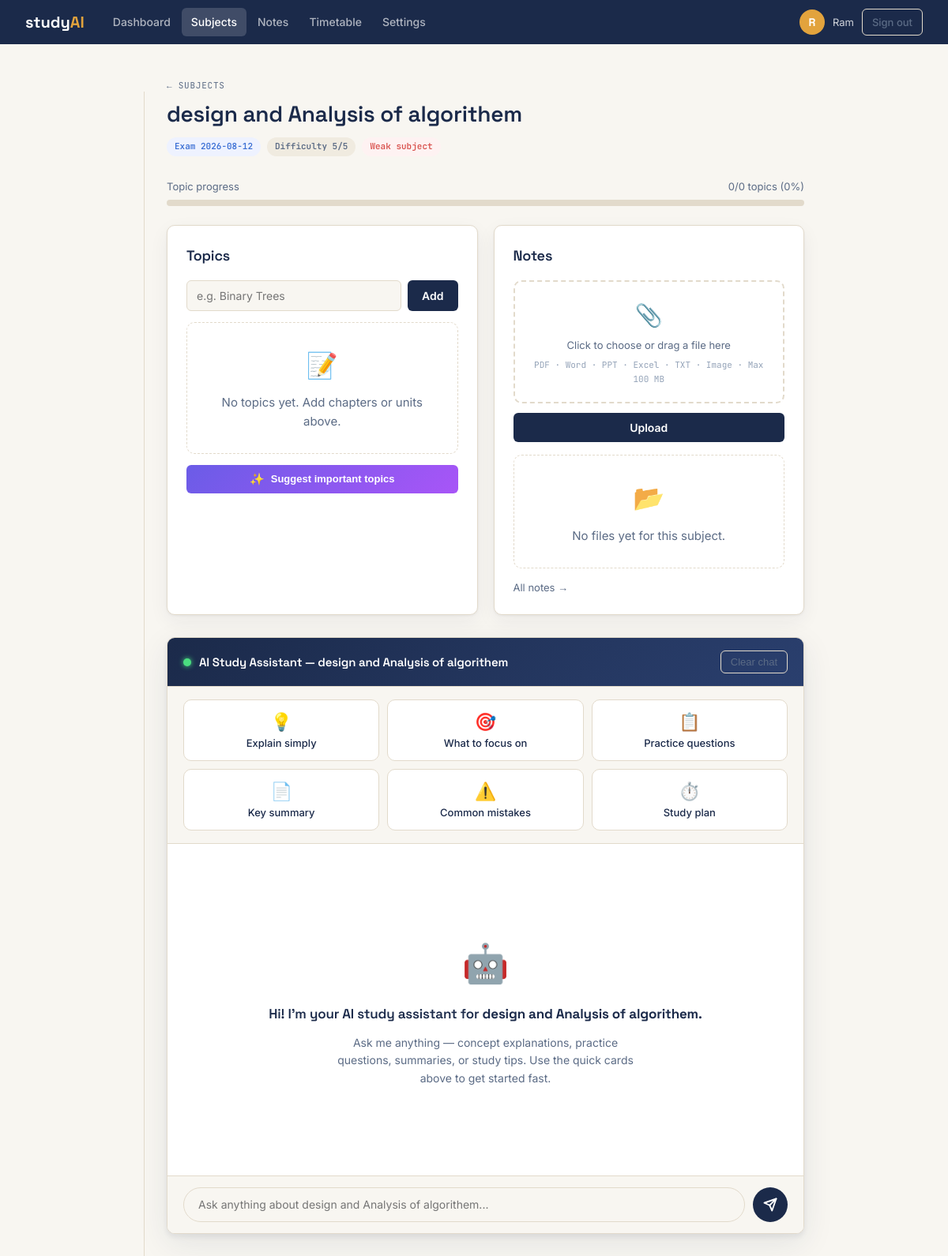
Page /subjects/2 (signed in) on the committed database.
### tables this page shows
CREATE TABLE users (
    id INTEGER PRIMARY KEY AUTOINCREMENT,
    username TEXT UNIQUE NOT NULL,
    email TEXT UNIQUE NOT NULL,
    password_hash TEXT NOT NULL,
    daily_study_hours REAL NOT NULL DEFAULT 4.0,
    created_at TIMESTAMP NOT NULL DEFAULT CURRENT_TIMESTAMP
);

CREATE TABLE subjects (
    id INTEGER PRIMARY KEY AUTOINCREMENT,
    user_id INTEGER NOT NULL,
    name TEXT NOT NULL,
    exam_date DATE NOT NULL,
    difficulty INTEGER NOT NULL DEFAULT 3,
    is_weak INTEGER NOT NULL DEFAULT 0,
    created_at TIMESTAMP NOT NULL DEFAULT CURRENT_TIMESTAMP,
    FOREIGN KEY (user_id) REFERENCES users (id)
);

### app.py (the view, shortened to what this page needs)
@app.route("/subjects/<int:sid>", methods=["GET","POST"])
@login_required
def subject_detail(sid):
    db = db_module.get_db()
    subject = db.execute("SELECT * FROM subjects WHERE id=? AND user_id=?", (sid, g.user["id"])).fetchone()
    if not subject:
        flash("Subject not found.", "error")
        return redirect(url_for("subjects"))
    topics = db.execute("SELECT * FROM topics WHERE subject_id=? ORDER BY created_at ASC", (sid,)).fetchall()
    notes  = db.execute("SELECT * FROM notes WHERE subject_id=? AND user_id=? ORDER BY uploaded_at DESC", (sid, g.user["id"])).fetchall()
    chat_history = db.execute(
        "SELECT * FROM chat_messages WHERE subject_id=? AND user_id=? ORDER BY created_at ASC LIMIT 50",
        (sid, g.user["id"])).fetchall()
    total = len(topics); done = sum(1 for t in topics if t["is_completed"])
    pct   = round((done/total)*100) if total else 0
    return render_template("subject_detail.html",
        subject=subject, topics=topics, notes=notes,
        chat_history=chat_history,
        total=total, completed=done, completion_percent=pct,
        today=date.today(), human_size=_human, type_label=TYPE_LABEL,
    )

### app.py (called while the page is built)
@app.before_request
def load_user():
    uid = session.get("user_id")
    g.user = db_module.get_db().execute("SELECT * FROM users WHERE id=?", (uid,)).fetchone() if uid else None

def login_required(view):
    @wraps(view)
    def wrapped(**kw):
        if g.user is None:
            flash("Please log in to continue.", "error")
            return redirect(url_for("login"))
        return view(**kw)
    return wrapped

### db.py (called while the page is built)
def get_db():
    if "db" not in g:
        g.db = sqlite3.connect(current_app.config["DATABASE"])
        g.db.row_factory = sqlite3.Row
        g.db.execute("PRAGMA foreign_keys = ON")
    return g.db

### templates/subject_detail.html (shortened to what this page needs)
{% extends 'base.html' %}
{% block content %}
<div class="page-header">
  <div>
    <p class="eyebrow"><a href="{{ url_for('subjects') }}" class="back-link">← Subjects</a></p>
    <h1>{{ subject['name'] }}</h1>
    <div class="subject-chips">
      <span class="chip chip-blue">Exam {{ subject['exam_date'] }}</span>
      <span class="chip chip-grey">Difficulty {{ subject['difficulty'] }}/5</span>
      {% if subject['is_weak'] %}<span class="chip chip-coral">Weak subject</span>{% endif %}
    </div>
  </div>
</div>
<div class="progress-block">
  <div class="progress-header">
    <span>Topic progress</span>
    <span id="prog-label">{{ completed }}/{{ total }} topics ({{ completion_percent }}%)</span>
  </div>
  <div class="progress-track">
  </div>
</div>
<div class="two-col" style="margin-top:24px">
  <div class="card">
    <h2 class="card-title">Topics</h2>
    <form method="post" style="margin-bottom:14px">
      <div class="inline-add">
        <input name="name" type="text" placeholder="e.g. Binary Trees" required>
        <button type="submit" class="btn-primary">Add</button>
      </div>
    </form>
    <div id="topics-wrap">
    {% if topics|length == 0 %}
      <div class="empty-state" id="topics-empty">
        <div class="empty-icon">📝</div>
        <p>No topics yet. Add chapters or units above.</p>
      </div>
    {% endif %}
    </div>
    <div class="suggest-section">
      <button id="suggest-btn" class="btn-ai">
        <span class="ai-icon">✨</span> Suggest important topics
      </button>
    </div>
  </div>
  <div class="card">
    <h2 class="card-title">Notes</h2>
    <form method="post" action="{{ url_for('upload_note', sid=subject['id']) }}"
          enctype="multipart/form-data">
      <div class="file-drop" id="file-drop">
        <div class="file-drop-inner">
          <span class="file-drop-icon">📎</span>
          <span id="file-name">Click to choose or drag a file here</span>
          <span class="file-types">PDF · Word · PPT · Excel · TXT · Image · Max 100 MB</span>
        </div>
      </div>
      <button type="submit" class="btn-primary btn-block" style="margin-top:12px">Upload</button>
    </form>
    {% if notes|length == 0 %}
    <div class="empty-state" style="margin-top:16px">
      <div class="empty-icon">📂</div>
      <p>No files yet for this subject.</p>
    </div>
    {% endif %}
    <a href="{{ url_for('notes_overview') }}" class="link-sm" style="display:block;margin-top:14px">All notes →</a>
  </div>
</div>
<section class="chat-section">
  <div class="chat-header">
    <div class="chat-title">
      <span class="chat-ai-dot"></span>
      <h2>AI Study Assistant — {{ subject['name'] }}</h2>
    </div>
    <form method="post" action="{{ url_for('clear_chat', sid=subject['id']) }}"
          onsubmit="return confirm('Clear all chat history?')">
      <button type="submit" class="btn-ghost-sm">Clear chat</button>
    </form>
  </div>
  <div class="quick-prompts">
    <button class="qp-card" data-prompt="Explain {{ subject['name'] }} in simple terms with examples.">
      <span class="qp-icon">💡</span>
      <span>Explain simply</span>
    </button>
    <button class="qp-card" data-prompt="What are the most important topics in {{ subject['name'] }} for my exam? I have {{ subject['difficulty'] }} difficulty level.">
      <span class="qp-icon">🎯</span>
      <span>What to focus on</span>
    </button>
    <button class="qp-card" data-prompt="Give me 5 practice questions for {{ subject['name'] }} that are likely to appear in exams.">
      <span class="qp-icon">📋</span>
      <span>Practice questions</span>
    </button>
    <button class="qp-card" data-prompt="Give me a quick summary of the key concepts in {{ subject['name'] }}.">
      <span class="qp-icon">📄</span>
      <span>Key summary</span>
    </button>
    <button class="qp-card" data-prompt="What are common mistakes students make in {{ subject['name'] }} exams and how to avoid them?">
      <span class="qp-icon">⚠️</span>
      <span>Common mistakes</span>
    </button>
    <button class="qp-card" data-prompt="Create a 30-minute study plan for {{ subject['name'] }} focusing on weak areas.">
      <span class="qp-icon">⏱️</span>
      <span>Study plan</span>
    </button>
  </div>
  <div class="chat-window" id="chat-window">
    {% if chat_history|length == 0 %}
    <div class="chat-welcome" id="chat-welcome">
      <div class="chat-welcome-icon">🤖</div>
      <h3>Hi! I'm your AI study assistant for <strong>{{ subject['name'] }}</strong>.</h3>
      <p>Ask me anything — concept explanations, practice questions, summaries, or study tips. Use the quick cards above to get started fast.</p>
    </div>
    {% endif %}
  </div>
  <div class="chat-input-row">
    <textarea id="chat-input" placeholder="Ask anything about {{ subject['name'] }}..."
              rows="1"></textarea>
    <button id="chat-send" class="btn-send">
      <svg viewBox="0 0 24 24" fill="none" stroke="currentColor" stroke-width="2.5" stroke-linecap="round" stroke-linejoin="round"><line x1="22" y1="2" x2="11" y2="13"/><polygon points="22 2 15 22 11 13 2 9 22 2"/></svg>
    </button>
  </div>
</section>
{% endblock %}

### templates/base.html (shortened to what this page needs)
<!doctype html>
<html lang="en">
<head>
  <link rel="stylesheet" href="{{ url_for('static', filename='css/style.css') }}">
</head>
<body>
<header class="topbar">
  <a class="wordmark" href="{{ url_for('index') }}">study<span>AI</span></a>
  {% if g.user %}
  <nav class="nav">
    <a href="{{ url_for('dashboard') }}"    class="{{ 'active' if request.endpoint=='dashboard' }}">Dashboard</a>
    <a href="{{ url_for('subjects') }}"     class="{{ 'active' if request.endpoint in ['subjects','subject_detail'] }}">Subjects</a>
    <a href="{{ url_for('notes_overview') }}"class="{{ 'active' if request.endpoint in ['notes_overview','download_note'] }}">Notes</a>
    <a href="{{ url_for('timetable') }}"    class="{{ 'active' if request.endpoint=='timetable' }}">Timetable</a>
    <a href="{{ url_for('settings') }}"     class="{{ 'active' if request.endpoint=='settings' }}">Settings</a>
  </nav>
  <div class="topbar-user">
    <span class="user-avatar">{{ g.user['username'][0].upper() }}</span>
    <span class="user-name">{{ g.user['username'] }}</span>
    <a href="{{ url_for('logout') }}" class="btn-ghost-sm">Sign out</a>
  </div>
  {% endif %}
</header>
<div class="page-shell">
  <main class="page-content">
    {% block content %}{% endblock %}
  </main>
</div>
</body>
</html>

### rows in the picture
users: username "R", user.username "Ram"
subjects: name "design and Analysis of algorithem", exam_date "2026-08-12", difficulty "5", name "Ask anything about design and Analysis of algorithem..."

### other values in the picture
{{ completed }} "0"
{{ total }} "0"
{{ completion_percent }} "0"
